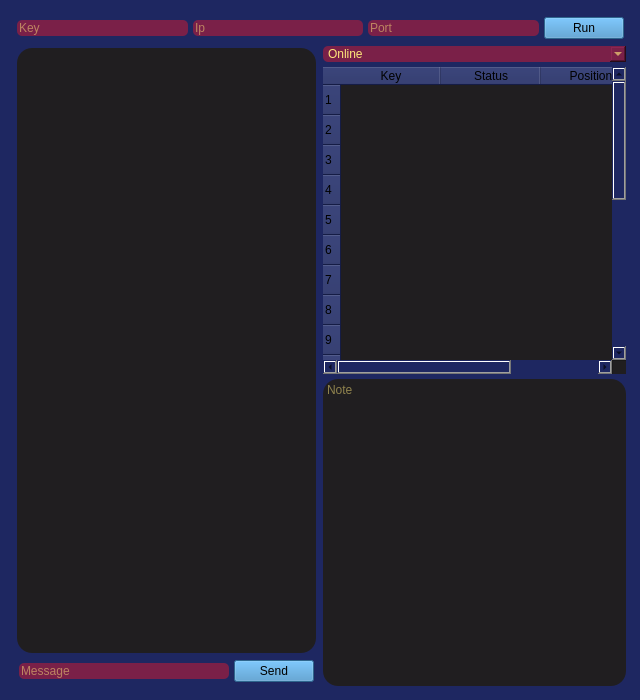
<?xml version="1.0" encoding="UTF-8"?>
<ui version="4.0">
 <class>messenger</class>
 <widget class="QWidget" name="messenger">
  <property name="geometry">
   <rect>
    <x>0</x>
    <y>0</y>
    <width>640</width>
    <height>700</height>
   </rect>
  </property>
  <property name="windowTitle">
   <string>Form</string>
  </property>
  <property name="styleSheet">
   <string notr="true">QWidget{
background-color: #1E2761;
}</string>
  </property>
  <widget class="QWidget" name="verticalLayoutWidget_3">
   <property name="geometry">
    <rect>
     <x>10</x>
     <y>10</y>
     <width>621</width>
     <height>681</height>
    </rect>
   </property>
   <layout class="QVBoxLayout" name="verticalLayout_3">
    <property name="spacing">
     <number>5</number>
    </property>
    <property name="leftMargin">
     <number>5</number>
    </property>
    <property name="topMargin">
     <number>5</number>
    </property>
    <property name="rightMargin">
     <number>5</number>
    </property>
    <property name="bottomMargin">
     <number>5</number>
    </property>
    <item>
     <layout class="QHBoxLayout" name="horizontalLayout">
      <property name="spacing">
       <number>5</number>
      </property>
      <property name="leftMargin">
       <number>2</number>
      </property>
      <property name="topMargin">
       <number>2</number>
      </property>
      <property name="rightMargin">
       <number>2</number>
      </property>
      <property name="bottomMargin">
       <number>2</number>
      </property>
      <item>
       <widget class="QLineEdit" name="key">
        <property name="styleSheet">
         <string notr="true">QLineEdit{
font: 75 italic 11pt &quot;Nimbus Roman&quot;;
background-color: #7A2048;
color: #FFE77A;
border-radius: 5px
}</string>
        </property>
        <property name="text">
         <string/>
        </property>
        <property name="placeholderText">
         <string>Key</string>
        </property>
       </widget>
      </item>
      <item>
       <widget class="QLineEdit" name="ip">
        <property name="styleSheet">
         <string notr="true">QLineEdit{
font: 75 italic 11pt &quot;Nimbus Roman&quot;;
background-color: #7A2048;
color: #FFE77A;
border-radius: 5px
}</string>
        </property>
        <property name="placeholderText">
         <string>Ip</string>
        </property>
       </widget>
      </item>
      <item>
       <widget class="QLineEdit" name="port">
        <property name="styleSheet">
         <string notr="true">QLineEdit{
font: 75 italic 11pt &quot;Nimbus Roman&quot;;
background-color: #7A2048;
color: #FFE77A;
border-radius: 5px
}</string>
        </property>
        <property name="text">
         <string/>
        </property>
        <property name="placeholderText">
         <string>Port</string>
        </property>
       </widget>
      </item>
      <item>
       <widget class="QPushButton" name="run">
        <property name="cursor">
         <cursorShape>PointingHandCursor</cursorShape>
        </property>
        <property name="styleSheet">
         <string notr="true">QPushButton{
font: 75 italic 11pt &quot;Nimbus Roman&quot;;
background-color: #408EC6;
}</string>
        </property>
        <property name="text">
         <string>Run</string>
        </property>
       </widget>
      </item>
     </layout>
    </item>
    <item>
     <layout class="QHBoxLayout" name="horizontalLayout_2">
      <item>
       <layout class="QVBoxLayout" name="verticalLayout">
        <property name="spacing">
         <number>5</number>
        </property>
        <property name="leftMargin">
         <number>2</number>
        </property>
        <property name="topMargin">
         <number>2</number>
        </property>
        <property name="rightMargin">
         <number>2</number>
        </property>
        <property name="bottomMargin">
         <number>2</number>
        </property>
        <item>
         <widget class="QTextEdit" name="view">
          <property name="cursor" stdset="0">
           <cursorShape>ForbiddenCursor</cursorShape>
          </property>
          <property name="styleSheet">
           <string notr="true">QTextEdit{
font: 75 italic 13pt &quot;Nimbus Roman&quot;;
background-color: #201E20;
border-radius: 15px;
color: #FFE77A;
}</string>
          </property>
          <property name="readOnly">
           <bool>true</bool>
          </property>
         </widget>
        </item>
        <item>
         <layout class="QHBoxLayout" name="horizontalLayout_3">
          <property name="spacing">
           <number>5</number>
          </property>
          <property name="leftMargin">
           <number>2</number>
          </property>
          <property name="topMargin">
           <number>2</number>
          </property>
          <property name="rightMargin">
           <number>2</number>
          </property>
          <property name="bottomMargin">
           <number>2</number>
          </property>
          <item>
           <widget class="QLineEdit" name="line">
            <property name="styleSheet">
             <string notr="true">QLineEdit{
font: 75 italic 11pt &quot;Nimbus Roman&quot;;
background-color: #7A2048;
color: #FFE77A;
border-radius: 5px
}</string>
            </property>
            <property name="placeholderText">
             <string>Message</string>
            </property>
           </widget>
          </item>
          <item>
           <widget class="QPushButton" name="send">
            <property name="cursor">
             <cursorShape>PointingHandCursor</cursorShape>
            </property>
            <property name="styleSheet">
             <string notr="true">QPushButton{
font: 75 italic 11pt &quot;Nimbus Roman&quot;;
background-color: #408EC6;
}</string>
            </property>
            <property name="text">
             <string>Send</string>
            </property>
           </widget>
          </item>
         </layout>
        </item>
       </layout>
      </item>
      <item>
       <layout class="QVBoxLayout" name="verticalLayout_2">
        <item>
         <widget class="QComboBox" name="status">
          <property name="maximumSize">
           <size>
            <width>16777215</width>
            <height>16777215</height>
           </size>
          </property>
          <property name="cursor">
           <cursorShape>PointingHandCursor</cursorShape>
          </property>
          <property name="styleSheet">
           <string notr="true">QComboBox{
font: 75 italic 11pt &quot;Nimbus Roman&quot;;
background-color: #7A2048;
color: #FFE77A;
border-radius: 5px
}</string>
          </property>
          <item>
           <property name="text">
            <string>Online</string>
           </property>
          </item>
          <item>
           <property name="text">
            <string>Offline</string>
           </property>
          </item>
          <item>
           <property name="text">
            <string>At Work</string>
           </property>
          </item>
          <item>
           <property name="text">
            <string>Do Not Disturb</string>
           </property>
          </item>
         </widget>
        </item>
        <item>
         <widget class="QTableWidget" name="status_table">
          <property name="maximumSize">
           <size>
            <width>16777215</width>
            <height>16777215</height>
           </size>
          </property>
          <property name="cursor" stdset="0">
           <cursorShape>PointingHandCursor</cursorShape>
          </property>
          <property name="styleSheet">
           <string notr="true">QTableWidget{
font: 75 italic 13pt &quot;Nimbus Roman&quot;;
background-color: #201E20;
border-radius: 15px;
color: #FFE77A;
}</string>
          </property>
          <property name="showGrid">
           <bool>false</bool>
          </property>
          <row>
           <property name="text">
            <string>1</string>
           </property>
          </row>
          <row>
           <property name="text">
            <string>2</string>
           </property>
          </row>
          <row>
           <property name="text">
            <string>3</string>
           </property>
          </row>
          <row>
           <property name="text">
            <string>4</string>
           </property>
          </row>
          <row>
           <property name="text">
            <string>5</string>
           </property>
          </row>
          <row>
           <property name="text">
            <string>6</string>
           </property>
          </row>
          <row>
           <property name="text">
            <string>7</string>
           </property>
          </row>
          <row>
           <property name="text">
            <string>8</string>
           </property>
          </row>
          <row>
           <property name="text">
            <string>9</string>
           </property>
          </row>
          <row>
           <property name="text">
            <string>10</string>
           </property>
          </row>
          <row>
           <property name="text">
            <string>11</string>
           </property>
          </row>
          <row>
           <property name="text">
            <string>12</string>
           </property>
          </row>
          <row>
           <property name="text">
            <string>13</string>
           </property>
          </row>
          <row>
           <property name="text">
            <string>14</string>
           </property>
          </row>
          <row>
           <property name="text">
            <string>15</string>
           </property>
          </row>
          <row>
           <property name="text">
            <string>16</string>
           </property>
          </row>
          <row>
           <property name="text">
            <string>17</string>
           </property>
          </row>
          <row>
           <property name="text">
            <string>18</string>
           </property>
          </row>
          <row>
           <property name="text">
            <string>19</string>
           </property>
          </row>
          <row>
           <property name="text">
            <string>20</string>
           </property>
          </row>
          <column>
           <property name="text">
            <string>Key</string>
           </property>
          </column>
          <column>
           <property name="text">
            <string>Status</string>
           </property>
          </column>
          <column>
           <property name="text">
            <string>Position</string>
           </property>
          </column>
          <item row="0" column="0">
           <property name="text">
            <string/>
           </property>
           <property name="flags">
            <set>ItemIsSelectable|ItemIsDragEnabled|ItemIsDropEnabled|ItemIsUserCheckable|ItemIsEnabled</set>
           </property>
          </item>
          <item row="0" column="1">
           <property name="text">
            <string/>
           </property>
           <property name="flags">
            <set>ItemIsSelectable|ItemIsDragEnabled|ItemIsDropEnabled|ItemIsUserCheckable|ItemIsEnabled</set>
           </property>
          </item>
          <item row="0" column="2">
           <property name="text">
            <string/>
           </property>
          </item>
          <item row="1" column="0">
           <property name="text">
            <string/>
           </property>
           <property name="flags">
            <set>ItemIsSelectable|ItemIsDragEnabled|ItemIsDropEnabled|ItemIsUserCheckable|ItemIsEnabled</set>
           </property>
          </item>
          <item row="1" column="1">
           <property name="text">
            <string/>
           </property>
           <property name="flags">
            <set>ItemIsSelectable|ItemIsDragEnabled|ItemIsDropEnabled|ItemIsUserCheckable|ItemIsEnabled</set>
           </property>
          </item>
          <item row="2" column="0">
           <property name="text">
            <string/>
           </property>
           <property name="flags">
            <set>ItemIsSelectable|ItemIsDragEnabled|ItemIsDropEnabled|ItemIsUserCheckable|ItemIsEnabled</set>
           </property>
          </item>
          <item row="2" column="1">
           <property name="text">
            <string/>
           </property>
           <property name="flags">
            <set>ItemIsSelectable|ItemIsDragEnabled|ItemIsDropEnabled|ItemIsUserCheckable|ItemIsEnabled</set>
           </property>
          </item>
          <item row="3" column="0">
           <property name="text">
            <string/>
           </property>
           <property name="flags">
            <set>ItemIsSelectable|ItemIsDragEnabled|ItemIsDropEnabled|ItemIsUserCheckable|ItemIsEnabled</set>
           </property>
          </item>
          <item row="3" column="1">
           <property name="text">
            <string/>
           </property>
           <property name="flags">
            <set>ItemIsSelectable|ItemIsDragEnabled|ItemIsDropEnabled|ItemIsUserCheckable|ItemIsEnabled</set>
           </property>
          </item>
          <item row="4" column="0">
           <property name="text">
            <string/>
           </property>
           <property name="flags">
            <set>ItemIsSelectable|ItemIsDragEnabled|ItemIsDropEnabled|ItemIsUserCheckable|ItemIsEnabled</set>
           </property>
          </item>
          <item row="4" column="1">
           <property name="text">
            <string/>
           </property>
           <property name="flags">
            <set>ItemIsSelectable|ItemIsDragEnabled|ItemIsDropEnabled|ItemIsUserCheckable|ItemIsEnabled</set>
           </property>
          </item>
          <item row="5" column="0">
           <property name="text">
            <string/>
           </property>
           <property name="flags">
            <set>ItemIsSelectable|ItemIsDragEnabled|ItemIsDropEnabled|ItemIsUserCheckable|ItemIsEnabled</set>
           </property>
          </item>
          <item row="5" column="1">
           <property name="text">
            <string/>
           </property>
           <property name="flags">
            <set>ItemIsSelectable|ItemIsDragEnabled|ItemIsDropEnabled|ItemIsUserCheckable|ItemIsEnabled</set>
           </property>
          </item>
          <item row="6" column="0">
           <property name="text">
            <string/>
           </property>
           <property name="flags">
            <set>ItemIsSelectable|ItemIsDragEnabled|ItemIsDropEnabled|ItemIsUserCheckable|ItemIsEnabled</set>
           </property>
          </item>
          <item row="6" column="1">
           <property name="text">
            <string/>
           </property>
           <property name="flags">
            <set>ItemIsSelectable|ItemIsDragEnabled|ItemIsDropEnabled|ItemIsUserCheckable|ItemIsEnabled</set>
           </property>
          </item>
          <item row="7" column="0">
           <property name="text">
            <string/>
           </property>
           <property name="flags">
            <set>ItemIsSelectable|ItemIsDragEnabled|ItemIsDropEnabled|ItemIsUserCheckable|ItemIsEnabled</set>
           </property>
          </item>
          <item row="7" column="1">
           <property name="text">
            <string/>
           </property>
           <property name="flags">
            <set>ItemIsSelectable|ItemIsDragEnabled|ItemIsDropEnabled|ItemIsUserCheckable|ItemIsEnabled</set>
           </property>
          </item>
          <item row="8" column="0">
           <property name="text">
            <string/>
           </property>
           <property name="flags">
            <set>ItemIsSelectable|ItemIsDragEnabled|ItemIsDropEnabled|ItemIsUserCheckable|ItemIsEnabled</set>
           </property>
          </item>
          <item row="8" column="1">
           <property name="text">
            <string/>
           </property>
           <property name="flags">
            <set>ItemIsSelectable|ItemIsDragEnabled|ItemIsDropEnabled|ItemIsUserCheckable|ItemIsEnabled</set>
           </property>
          </item>
          <item row="9" column="0">
           <property name="text">
            <string/>
           </property>
           <property name="flags">
            <set>ItemIsSelectable|ItemIsDragEnabled|ItemIsDropEnabled|ItemIsUserCheckable|ItemIsEnabled</set>
           </property>
          </item>
          <item row="9" column="1">
           <property name="text">
            <string/>
           </property>
           <property name="flags">
            <set>ItemIsSelectable|ItemIsDragEnabled|ItemIsDropEnabled|ItemIsUserCheckable|ItemIsEnabled</set>
           </property>
          </item>
         </widget>
        </item>
        <item>
         <widget class="QTextEdit" name="note">
          <property name="maximumSize">
           <size>
            <width>16777215</width>
            <height>16777215</height>
           </size>
          </property>
          <property name="cursor" stdset="0">
           <cursorShape>IBeamCursor</cursorShape>
          </property>
          <property name="styleSheet">
           <string notr="true">QTextEdit{
font: 75 italic 13pt &quot;Nimbus Roman&quot;;
background-color: #201E20;
border-radius: 15px;
color: #FFE77A;
}</string>
          </property>
          <property name="placeholderText">
           <string>Note</string>
          </property>
         </widget>
        </item>
       </layout>
      </item>
     </layout>
    </item>
   </layout>
  </widget>
 </widget>
 <resources/>
 <connections>
  <connection>
   <sender>line</sender>
   <signal>returnPressed()</signal>
   <receiver>line</receiver>
   <slot>clear()</slot>
   <hints>
    <hint type="sourcelabel">
     <x>182</x>
     <y>682</y>
    </hint>
    <hint type="destinationlabel">
     <x>182</x>
     <y>682</y>
    </hint>
   </hints>
  </connection>
 </connections>
</ui>
